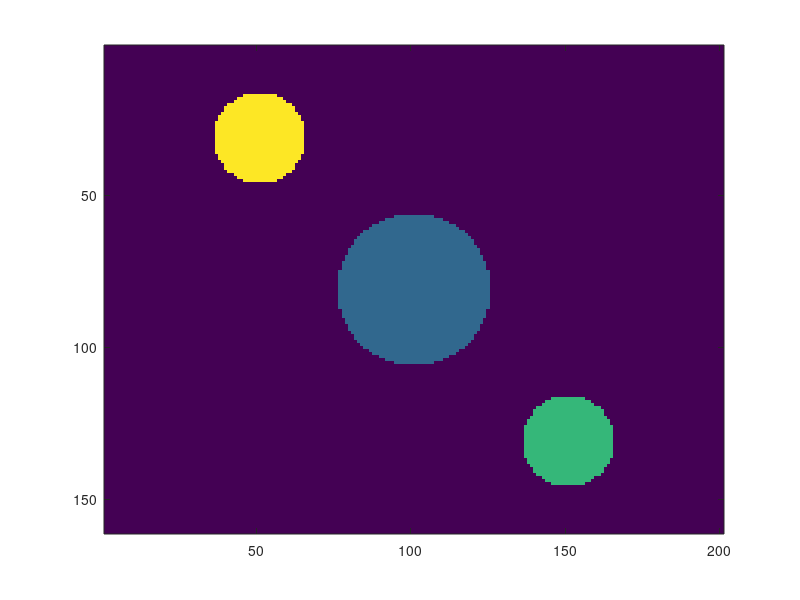

This figure's MATLAB source: (Note: this script raises an error after producing the figure.)
% STEP1: create a 2d phantom pattern (3 circles)
phantom_name = 'circles.h5';
% resolution 
dx = 1; % mm 
dy = 1; % mm

x = -100:dx:100; % x range
y = -80:dy:80; % y range
[posx posy] = meshgrid(x,y);
tissue_distrib = zeros(size(posx)); % background value 0.
tissue_distrib((posx.^2 + posy.^2)<25^2)= 1;   % radius 25, center at the origin, tissue index 1.
tissue_distrib(((posx - 50).^2+(posy - 50).^2)<15^2)= 2;   % radius 15, center at (50,50), tissue index 2.
tissue_distrib(((posx + 50).^2+(posy + 50).^2)<15^2)= 3;   % radius 15, center at (-50,-50),tissue index 3.
% plot the phantom
imagesc(tissue_distrib)
%---------------------------------------------------------------------
% STEP2: create the h5 phantom file.
if exist(phantom_name,'file')==2
    delete(phantom_name);
end

res=[dx dy]*1e-3; % unit in m.
h5create(phantom_name, '/phantom/resolution', size(res));
h5write(phantom_name, '/phantom/resolution', res);

tissue_distrib = uint16(tissue_distrib);
h5create(phantom_name, '/phantom/tissue_dist', size(tissue_distrib), 'Datatype', 'uint16');
h5write(phantom_name, '/phantom/tissue_dist', tissue_distrib);